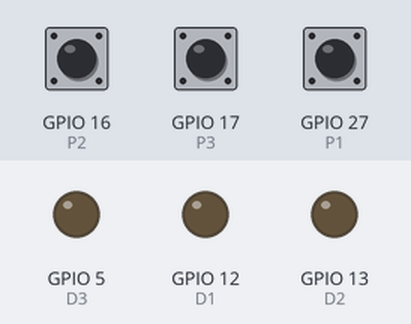
A sketch run on a simulated ESP32. Parts: output pins drawn as LEDs (lit = HIGH). The inputs (shaded band) are chosen by the test bench; at power-on: GPIO 16 (P2) HIGH, GPIO 17 (P3) HIGH, GPIO 27 (P1) HIGH.

Above: at 1.2 s.
1.3 s: GPIO 16 (P2) pulled LOW for 1 s
At 3.3 s:
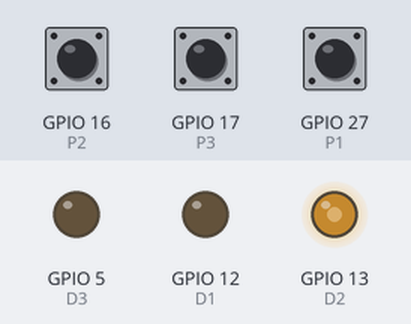
3.9 s: GPIO 17 (P3) pulled LOW for 3.2 s
At 8.3 s:
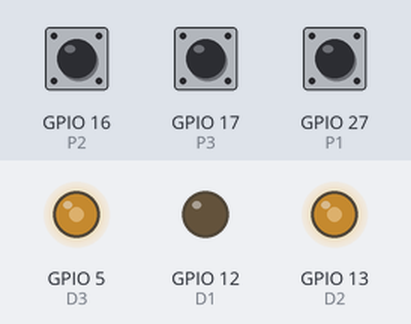
8.6 s: GPIO 27 (P1) pulled LOW for 0.25 s
At 9.6 s:
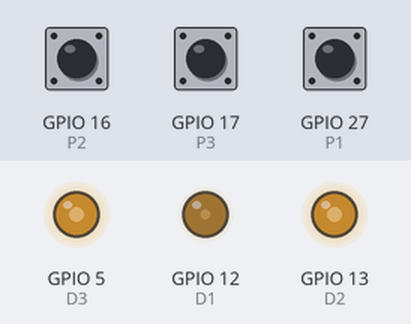
10.5 s: GPIO 16 (P2) pulled LOW for 0.25 s
At 12.0 s:
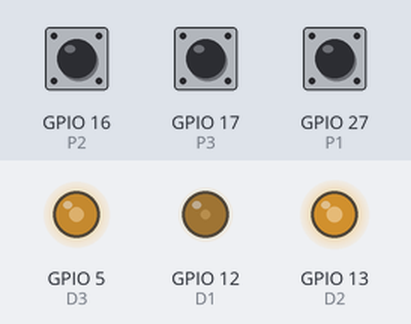
12.3 s: GPIO 17 (P3) pulled LOW for 0.25 s
At 13.6 s:
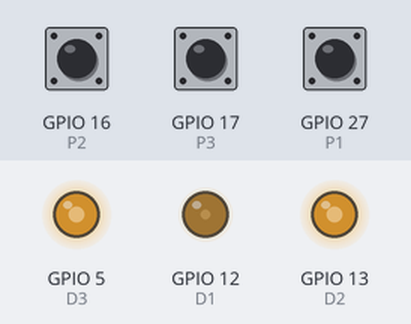
14.1 s: GPIO 27 (P1) pulled LOW for 1 s
At 15.6 s:
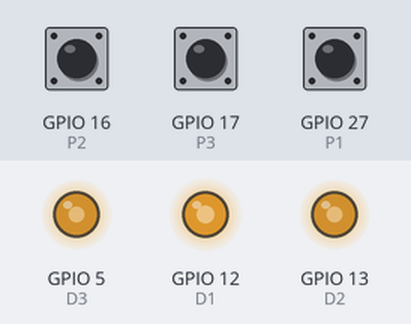
Timing chart, 0 to 17.1 s (numbered marks = the images above; inputs shaded):
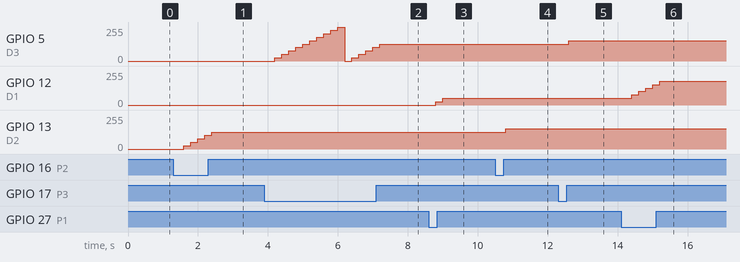

The sketch:

A07_brilloled3_pwm.ino
```cpp
//------------------------------------------------------------
// Programa: A07_brilloled3_pwm.ino (ESP32 + BIOS Shield)
// Autor: Gabriel Bravo Eguren T31A (13-01-2025)
// Descripción: : Igual que el programa A06 pero tres pulsadores controlan el brillo de tres leds.
//------------------------------------------------------------

#define D1 12
#define D2 13
#define D3 5

#define P1 27
#define P2 16
#define P3 17

float iD1;
float iD2;
float iD3;

void setup()
{
  pinMode(D1, OUTPUT);
  pinMode(D2, OUTPUT);
  pinMode(D3, OUTPUT);

  pinMode(P1, INPUT_PULLUP);
  pinMode(P2, INPUT_PULLUP);
  pinMode(P3, INPUT_PULLUP);

  iD1 = 0;
  iD2 = 0;
  iD3 = 0;
}

void loop()
{
  if(!digitalRead(P1)) iD1 = iD1 == 255 ? 0 : iD1 + (255 * 0.1);
  if(!digitalRead(P2)) iD2 = iD2 == 255 ? 0 : iD2 + (255 * 0.1);
  if(!digitalRead(P3)) iD3 = iD3 == 255 ? 0 : iD3 + (255 * 0.1);

  delay(200);

  analogWrite(D1, iD1);
  analogWrite(D2, iD2);
  analogWrite(D3, iD3);
}
```

Measured:
- after the input at 1.3 s, GPIO 13 (D2): moves from 0/255 to 127/255 over 0.80 s, starting after 0.30 s
- after the input at 3.9 s, GPIO 5 (D3): 0/255 → 25/255 after 0.30 s, → 51/255 0.20 s later, → 76/255 0.20 s later, → 102/255 0.20 s later, … (16 changes in this stretch)
- after the input at 8.6 s, GPIO 12 (D1): 0/255 → 25/255 after 0.20 s, → 51/255 0.20 s later
- after the input at 10.5 s, GPIO 13 (D2): 127/255 → 153/255 after 0.30 s
- after the input at 12.3 s, GPIO 5 (D3): 127/255 → 153/255 after 0.30 s
- after the input at 14.1 s, GPIO 12 (D1): moves from 51/255 to 178/255 over 0.80 s, starting after 0.30 s
